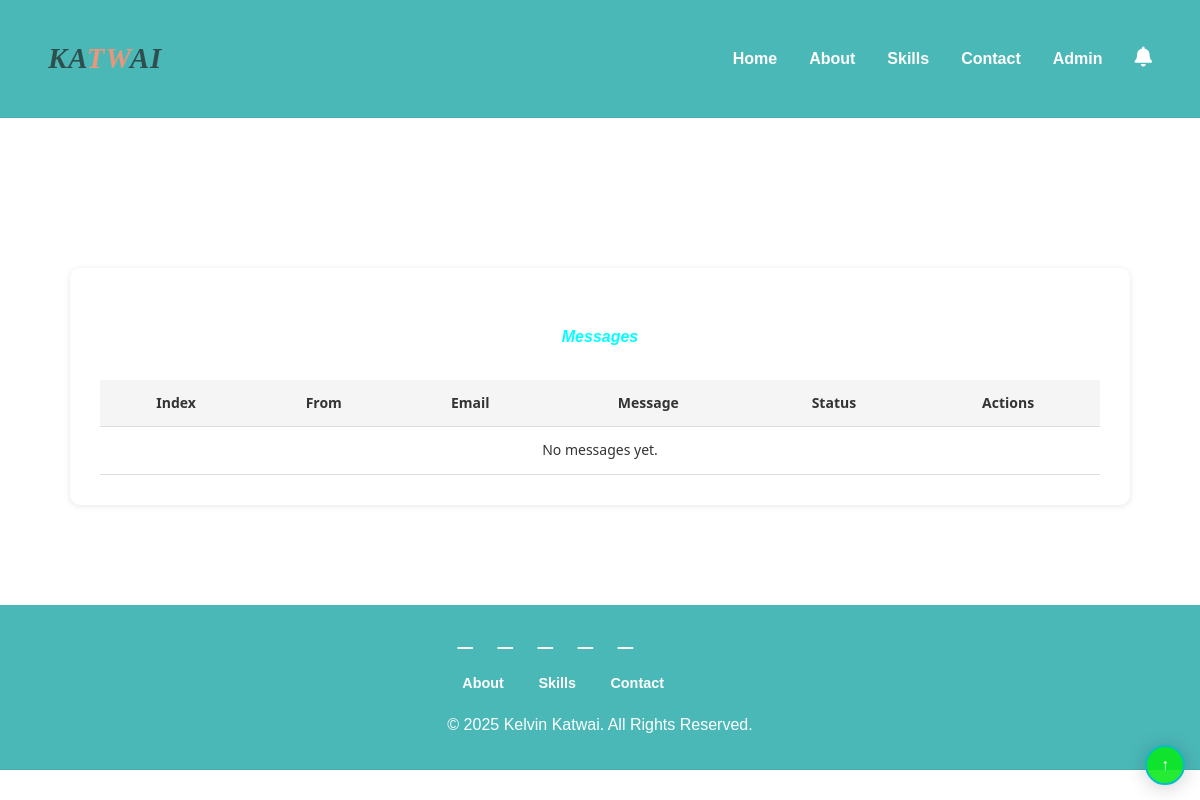
The app's page /view_messages/ (signed in), older data.
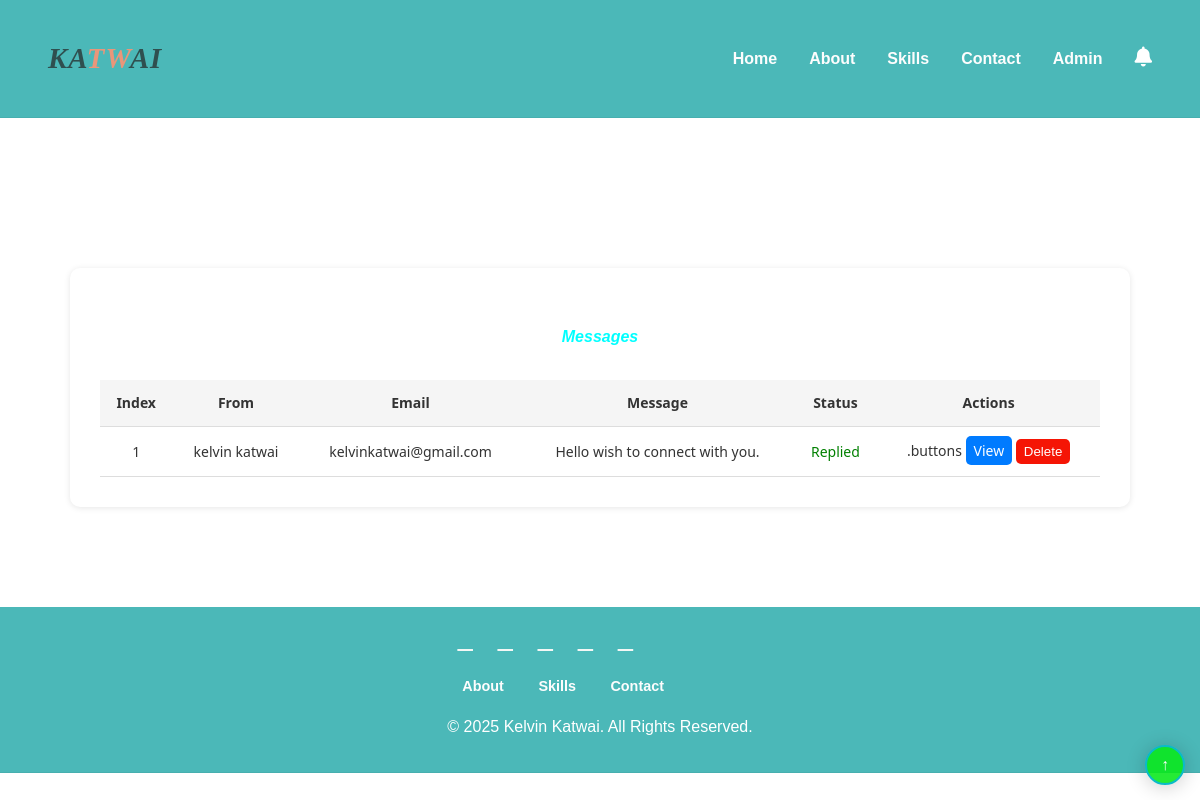
The same page, newer data.
### app/models.py (models this page shows, shortened)
class Message(models.Model):
    full_name = models.CharField(max_length=100)
    email = models.EmailField()
    message = models.TextField()
    STATUS_CHOICES  = [
        ('new', 'New'),
        ('viewed', 'Viewed'),
        ('replied', 'Replied'),
    ]
    status = models.CharField(max_length=10, choices=STATUS_CHOICES, default='new')
    reply = models.TextField(blank=True, null=True)
    created_at = models.DateTimeField(auto_now_add=True)

### app/views.py (the view)
# urls.py: path('view_messages/', views.view_messages, name='view_messages'),
@login_required
@user_passes_test(is_superuser)
def view_messages(request):
    messages = Message.objects.all().order_by('-id')
    return render(request, 'view_messages.html', {'messages': messages})

### app/views.py (called while the page is built)
def is_superuser(user):
    return user.is_superuser

### templates/view_messages.html (shortened to what this page needs)
{% extends 'base.html' %}
{% block content %}
<div class="table-container">
  <h5>Messages</h5>
  <table class="table">
    <thead>
      <tr>
        <th>Index</th>
        <th>From</th>
        <th>Email</th>
        <th>Message</th>
        <th>Status</th>
        <th>Actions</th>
      </tr>
    </thead>
    <tbody>
      {% for message in messages %}
      <tr>
        <td>{{ forloop.counter }}</td>
        <td>{{ message.full_name }}</td>
        <td>{{ message.email }}</td>
        <td>{{ message.message|truncatewords:10 }}</td>
        <td>
          {% if message.status == 'new' %}
            <span class="status-new">New</span>
          {% elif message.status == 'viewed' %}
            <span class="status-viewed">Viewed</span>
          {% elif message.status == 'replied' %}
            <span class="status-replied">Replied</span>
          {% endif %}
        </td>
        <td>
          .buttons
          <a href="{% url 'view_message_detail' message.id %}" class="btn-view">View</a>
          <form method="post" action="{% url 'delete_message' message.id %}" style="display:inline;">
            <button type="submit" class="btn-delete">Delete</button>
          </form>
        </td>
      </tr>
      {% empty %}
      <tr>
        <td colspan="6" class="text-center">No messages yet.</td>
      </tr>
      {% endfor %}
    </tbody>
  </table>
</div>
{% endblock %}

### templates/base.html (shortened to what this page needs)
{% load static %}
<!DOCTYPE html>
<html lang="en">
<head>
    <link rel="stylesheet" href="https://cdnjs.cloudflare.com/ajax/libs/font-awesome/5.15.4/css/all.min.css">
</head>
<body>
    <header>
        <h1>KA<span>TW</span>AI</h1>
        <nav>
            <ul class="nav-links">
                <li><a href="{% url 'home' %}">Home</a></li>
                <li><a href="#about">About</a></li>
                <li><a href="#skills" >Skills</a></li>
                <li><a href="#contact" >Contact</a></li>
                {% if user.is_superuser %}
                    <li><a href="{% url 'admin_login' %}">Admin</a></li>
                    <li class="notification-item">
                        <a href="{% url 'view_messages' %}">
                            <i class="fas fa-bell"></i>
                        </a>
                    </li>
                {% endif %}
            </ul>
        </nav>
    </header>
    <div class="back-to-top">
        <button id="backToTopBtn" onclick="scrollToTop()">↑</button>
    </div>
    {% block content %}
    {% endblock %}
    <footer>
        <div class="footer-container">
            <div class="footer-icons">
                <a href="https://github.com/Kat-tech15" target="_blank" rel="noopener noreferrer"><i class="fa-brands fa-github"></i></a>
                <a href="https://www.linkedin.com/in/kelvin-katwai-b7557824a" target="_blank" rel="noopener noreferrer"><i class="fa-brands fa-linkedin"></i></a>
                <a href="https://www.facebook.com/kelvin.katwai.5" target="_blank" rel="noopener noreferrer"><i class="fa-brands fa-facebook"></i></a>
                <a href="https://x.com/KKatwai" target="_blank" rel="noopener noreferrer"><i class="fa-brands fa-twitter"></i></a>
                <a href="https://www.instagram.com/katwaikelvin" target="_blank" rel="noopener noreferrer"><i class="fa-brands fa-instagram"></i></a>
            </div>
            <div class="footer-links">
                <a href="#about">About</a>
                <a href="#skills">Skills</a>
                <a href="#contact">Contact</a>
            </div>
            <p>&copy; 2025 Kelvin Katwai. All Rights Reserved.</p>
        </div>
    </footer>
</body>
</html>

### templates/view_messages.html (style rules this page uses)
.table-container { max-width: 1000px; margin: 100px auto; padding: 30px; margin-top: 150px; background: #fff; border-radius: 10px; box-shadow: 0 1px 6px rgba(0,0,0,0.1); font-family: 'Segoe UI', sans-serif; }
.table-container h5 { font-size: medium; margin-bottom: 30px; font-family: sans-serif; font-style: oblique; text-align: center; color: aqua; }
.table { width: 100%; border-collapse: collapse; }
.table th, .table td { padding: 12px 10px; text-align: center; border-bottom: 1px solid #ddd; font-size: 14px; }
.table th { background-color: #f5f5f5; font-weight: 600; color: #333; }
.status-replied { color: green; }
.btn-delete { background-color: #f51505; padding: 5px 8px; color: white; border-radius: 5px; border: none; }
.btn-view { background-color: #007bff; padding: 5px 8px; color: white; border-radius: 5px; text-decoration: none; }

### templates/base.html (style rules this page uses)
body { margin: 0; font-family: 'Poppins', sans-serif; color: #333; line-height: 1.6; }
header { position: sticky; top: 0; z-index: 1000; background: rgb(75, 184, 184); backdrop-filter: blur(10px); display: flex; justify-content: space-between; align-items: center; padding: 1rem 3rem; border-bottom: 1px solid rgba(0, 0, 0, 0.05); }
header h1 { font-size: 1.8rem; font-family: Cambria, Cochin, Georgia, Times, 'Times New Roman', serif; font-weight: bold; color: darkslategray; letter-spacing: 1px; font-style: oblique; }
span { color: darksalmon; }
.nav-links { list-style: none; display: flex; gap: 2rem; align-items: center; }
.nav-links li a { text-decoration: none; color: #fdfdfd; font-weight: bold; position: relative; }
.nav-links li a::after { content: ""; position: absolute; left: 0; bottom: -4px; width: 0%; height: 2px; background: #0dfa05e1; transition: 0.3s ease; }
.notification-item { position: relative; }
.notification-item i { font-size: 20px; color: #fff; }
#backToTopBtn { position: fixed; bottom: 15px; right: 15px; background: #08e91be1; color: #fdfdfd; border: 2px solid #0bbac7; width: 40px; height: 40px; border-radius: 50%; font-size: 1rem; font-weight: bold; cursor: pointer; box-shadow: 0 2px 20px rgba(0,0,0,0.2); transition: background 0.3s ease, transform 0.2s ease; display: block; z-index: 9999; }
footer { position: relative; top: 0; z-index: 1000; background: rgb(75, 184, 184); backdrop-filter: blur(10px); display: flex; color: white; justify-content: space-between; align-items: center; padding: 1rem 3rem; z-index: 1; border-bottom: 1px solid rgba(0, 0, 0, 0.05); }
.footer-container { max-width: 1000px; margin: auto; }
.footer-icons a { color: #f4f7f5; margin: 0 10px; font-size: 1.3rem; transition: 0.3s ease; }
.footer-links { margin: 1rem 0; }
.footer-links a { color: #fdfdfd; margin: 0 15px; text-decoration: none; font-weight: bold; font-size: 0.9rem; transition: 0.3s ease; }

Row changes from the older to the newer data that the page shows:
added Message: full_name "kelvin katwai", email "kelvinkatwai@gmail.com", message "Hello wish to connect with you.", status "Replied"
Text that changed along with them:
text no longer shown: "No messages yet."
